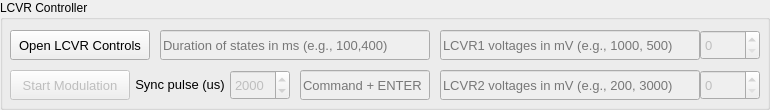
     <widget class="QGroupBox" name="groupBoxLCVR">
      <property name="geometry">
       <rect>
        <x>10</x>
        <y>870</y>
        <width>770</width>
        <height>110</height>
       </rect>
      </property>
      <property name="title">
       <string>LCVR Controller</string>
      </property>
      <widget class="QPushButton" name="pushButtonOpenLCVR">
       <property name="geometry">
        <rect>
         <x>10</x>
         <y>30</y>
         <width>140</width>
         <height>30</height>
        </rect>
       </property>
       <property name="font">
        <font>
         <pointsize>10</pointsize>
        </font>
       </property>
       <property name="text">
        <string>Open LCVR Controls</string>
       </property>
       <property name="checkable">
        <bool>true</bool>
       </property>
      </widget>
      <widget class="QLineEdit" name="lineEditCommandLCVR">
       <property name="enabled">
        <bool>false</bool>
       </property>
       <property name="geometry">
        <rect>
         <x>300</x>
         <y>70</y>
         <width>130</width>
         <height>30</height>
        </rect>
       </property>
       <property name="font">
        <font>
         <pointsize>10</pointsize>
        </font>
       </property>
       <property name="placeholderText">
        <string>Command + ENTER</string>
       </property>
      </widget>
      <widget class="QSpinBox" name="spinBoxSyncLCVR">
       <property name="enabled">
        <bool>false</bool>
       </property>
       <property name="geometry">
        <rect>
         <x>230</x>
         <y>70</y>
         <width>60</width>
         <height>30</height>
        </rect>
       </property>
       <property name="font">
        <font>
         <pointsize>10</pointsize>
        </font>
       </property>
       <property name="maximum">
        <number>20000</number>
       </property>
       <property name="value">
        <number>2000</number>
       </property>
      </widget>
      <widget class="QLabel" name="labelSyncLCVR">
       <property name="enabled">
        <bool>true</bool>
       </property>
       <property name="geometry">
        <rect>
         <x>130</x>
         <y>70</y>
         <width>100</width>
         <height>30</height>
        </rect>
       </property>
       <property name="font">
        <font>
         <pointsize>10</pointsize>
        </font>
       </property>
       <property name="text">
        <string>&lt;html&gt;&lt;head/&gt;&lt;body&gt;&lt;p&gt;Sync pulse (us)&lt;/p&gt;&lt;/body&gt;&lt;/html&gt;</string>
       </property>
       <property name="alignment">
        <set>Qt::AlignCenter</set>
       </property>
      </widget>
      <widget class="QLineEdit" name="lineEditVoltagesLCVR1">
       <property name="enabled">
        <bool>false</bool>
       </property>
       <property name="geometry">
        <rect>
         <x>440</x>
         <y>30</y>
         <width>260</width>
         <height>30</height>
        </rect>
       </property>
       <property name="font">
        <font>
         <pointsize>10</pointsize>
        </font>
       </property>
       <property name="placeholderText">
        <string>LCVR1 voltages in mV (e.g., 1000, 500)</string>
       </property>
      </widget>
      <widget class="QLineEdit" name="lineEditVoltagesLCVR2">
       <property name="enabled">
        <bool>false</bool>
       </property>
       <property name="geometry">
        <rect>
         <x>440</x>
         <y>70</y>
         <width>260</width>
         <height>30</height>
        </rect>
       </property>
       <property name="font">
        <font>
         <pointsize>10</pointsize>
        </font>
       </property>
       <property name="placeholderText">
        <string>LCVR2 voltages in mV (e.g., 200, 3000)</string>
       </property>
      </widget>
      <widget class="QPushButton" name="pushButtonStartModulation">
       <property name="enabled">
        <bool>false</bool>
       </property>
       <property name="geometry">
        <rect>
         <x>10</x>
         <y>70</y>
         <width>120</width>
         <height>30</height>
        </rect>
       </property>
       <property name="font">
        <font>
         <pointsize>10</pointsize>
        </font>
       </property>
       <property name="text">
        <string>Start Modulation</string>
       </property>
       <property name="checkable">
        <bool>true</bool>
       </property>
      </widget>
      <widget class="QLineEdit" name="lineEditDurationLCVR">
       <property name="enabled">
        <bool>false</bool>
       </property>
       <property name="geometry">
        <rect>
         <x>160</x>
         <y>30</y>
         <width>270</width>
         <height>30</height>
        </rect>
       </property>
       <property name="font">
        <font>
         <pointsize>10</pointsize>
        </font>
       </property>
       <property name="placeholderText">
        <string>Duration of states in ms (e.g., 100,400)</string>
       </property>
      </widget>
      <widget class="QSpinBox" name="spinBoxLCVR1mV">
       <property name="enabled">
        <bool>false</bool>
       </property>
       <property name="geometry">
        <rect>
         <x>700</x>
         <y>30</y>
         <width>60</width>
         <height>30</height>
        </rect>
       </property>
       <property name="font">
        <font>
         <pointsize>10</pointsize>
        </font>
       </property>
       <property name="maximum">
        <number>20000</number>
       </property>
       <property name="singleStep">
        <number>500</number>
       </property>
       <property name="value">
        <number>0</number>
       </property>
      </widget>
      <widget class="QSpinBox" name="spinBoxLCVR2mV">
       <property name="enabled">
        <bool>false</bool>
       </property>
       <property name="geometry">
        <rect>
         <x>700</x>
         <y>70</y>
         <width>60</width>
         <height>30</height>
        </rect>
       </property>
       <property name="font">
        <font>
         <pointsize>10</pointsize>
        </font>
       </property>
       <property name="maximum">
        <number>20000</number>
       </property>
       <property name="singleStep">
        <number>500</number>
       </property>
       <property name="value">
        <number>0</number>
       </property>
      </widget>
     </widget>
